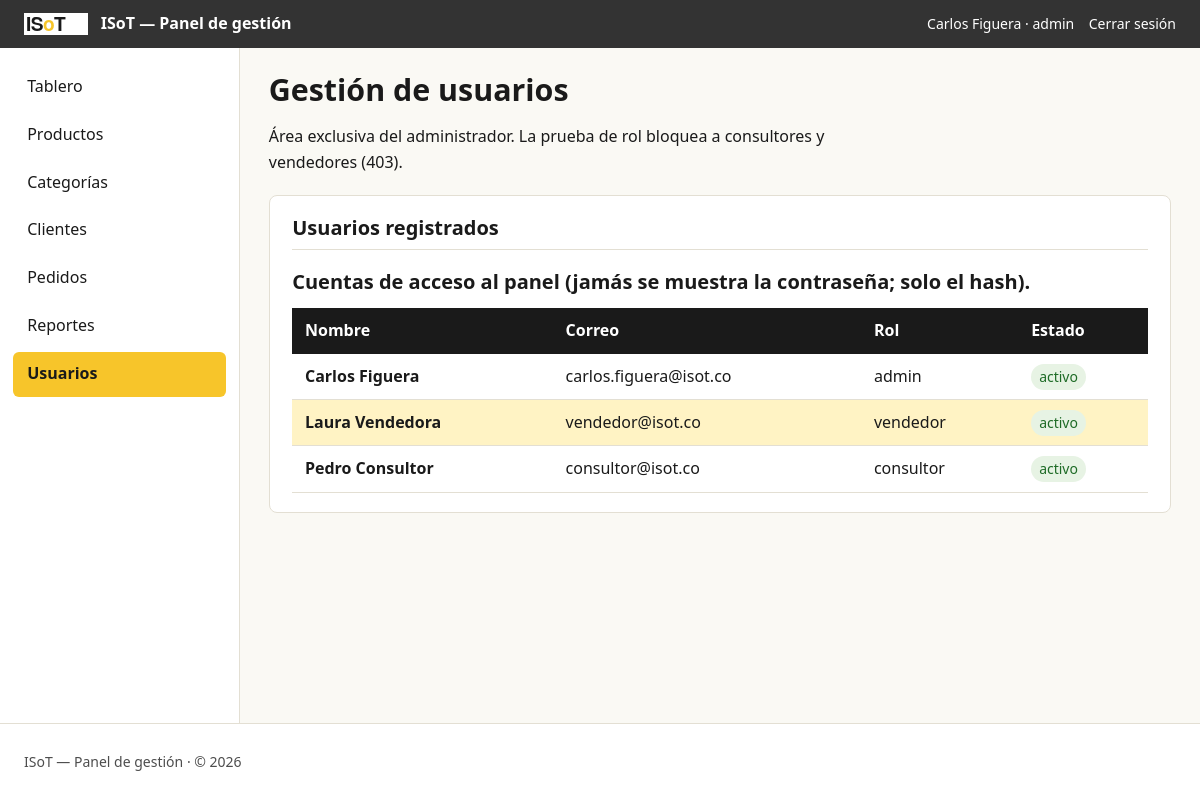
/usuarios.php (signed in), run on the app's committed database.
### tables this page shows
CREATE TABLE usuarios (
    id             INT UNSIGNED PRIMARY KEY AUTO_INCREMENT,
    nombre         VARCHAR(120) NOT NULL,
    correo         VARCHAR(120) NOT NULL UNIQUE,
    clave_hash     VARCHAR(255) NOT NULL,
    rol            ENUM('admin', 'vendedor', 'consultor') NOT NULL DEFAULT 'consultor',
    activo         TINYINT(1) NOT NULL DEFAULT 1,
    bloqueado_hasta DATETIME NULL,
    creado_en      DATETIME NOT NULL DEFAULT CURRENT_TIMESTAMP,
    INDEX idx_usuarios_correo (correo)
);

### app/seguridad/sesion.php (called while the page is built, shortened)
<?php
function usuarioActual(): ?array
{
    return isset($_SESSION['usuario']) && is_array($_SESSION['usuario'])
        ? $_SESSION['usuario']
        : null;
}

### app/seguridad/guardia.php (called while the page is built, shortened)
<?php
require_once __DIR__ . '/sesion.php';
$usuario = usuarioActual();

### usuarios.php (the view, shortened to what this page needs)
<?php
require_once __DIR__ . '/app/seguridad/guardia.php';
$usuarios = [];
try {
    $pdo = Conexion::obtener();
    $usuarios = $pdo->query(
        "SELECT id, nombre, correo, rol, activo, bloqueado_hasta FROM usuarios ORDER BY id"
    )->fetchAll();
} catch (PDOException $e) {
    $usuarios = [];
}
?>
<!DOCTYPE html>
<html lang="es">
<head>
    <link rel="stylesheet" href="<?= BASE_URL ?>css/tokens.css">
    <link rel="stylesheet" href="<?= BASE_URL ?>css/estilos.css">
</head>
<body class="panel">
    <?php require __DIR__ . '/app/vistas/parciales/cabecera.php'; ?>
    <?php require __DIR__ . '/app/vistas/parciales/menu.php'; ?>
    <main class="contenido">
        <h1>Gestión de usuarios</h1>
        <p>Área exclusiva del administrador. La prueba de rol bloquea a consultores y vendedores (403).</p>
        <section class="listado">
            <h2>Usuarios registrados</h2>
            <table id="tabla-usuarios">
                <caption>Cuentas de acceso al panel (jamás se muestra la contraseña; solo el hash).</caption>
                <thead>
                    <tr>
                        <th scope="col">Nombre</th>
                        <th scope="col">Correo</th>
                        <th scope="col">Rol</th>
                        <th scope="col">Estado</th>
                    </tr>
                </thead>
                <tbody>
                    <?php foreach ($usuarios as $u): ?>
                        <tr>
                            <th scope="row"><?= htmlspecialchars($u['nombre'], ENT_QUOTES, 'UTF-8') ?></th>
                            <td><?= htmlspecialchars($u['correo'], ENT_QUOTES, 'UTF-8') ?></td>
                            <td><?= htmlspecialchars($u['rol'], ENT_QUOTES, 'UTF-8') ?></td>
                            <td>
                                <?php if ((int) $u['activo'] === 0): ?>
                                    <span class="etiqueta-estado estado-error">inactivo</span>
                                <?php elseif ($u['bloqueado_hasta'] !== null && $u['bloqueado_hasta'] > date('Y-m-d H:i:s')): ?>
                                    <span class="etiqueta-estado estado-error">bloqueado</span>
                                <?php else: ?>
                                    <span class="etiqueta-estado estado-ok">activo</span>
                                <?php endif; ?>
                            </td>
                        </tr>
                    <?php endforeach; ?>
                </tbody>
            </table>
        </section>
    </main>
    <?php require __DIR__ . '/app/vistas/parciales/pie.php'; ?>
</body>
</html>

### app/vistas/parciales/cabecera.php (shortened to what this page needs)
<header class="encabezado barra">
    <div class="encabezado-marca">
        <img src="<?= BASE_URL ?>assets/img/logo.svg" alt="Logo de ISoT" width="64">
        <p class="nombre-sitio"><?= NOMBRE_SITIO ?></p>
    </div>
    <div class="usuario">
        <span><?= htmlspecialchars($usuario['nombre'], ENT_QUOTES, 'UTF-8') ?> · <?= htmlspecialchars($usuario['rol'], ENT_QUOTES, 'UTF-8') ?></span>
        <a href="<?= BASE_URL ?>salir.php">Cerrar sesión</a>
    </div>
</header>

### css/tokens.css (style rules this page uses)
:root { --superficie: #FAF9F4; --superficie-alta: #FFFFFF; --borde: #E3DFD3; --superficie-oscura: #333333; --color-marca: #1A1A1A; --color-marca-sua: #FFF3C4; --color-accion: #F7C52A; --color-accion-oscura: #DFAB00; --color-accion-texto: #1A1A1A; --color-acento: #7A5400; --texto: #1A1A1A; --texto-tenue: #4D4D4D; --exito: #1E6B26; --advertencia: #945200; --error: #B3261E; --error-oscura: #8F1D18; --info: #15506B; --fondo-modal: rgba(26, 26, 26, 0.5); --exito-sua: #E7F3E4; --advertencia-sua: #FBEFDF; --error-sua: #F9E4E2; --info-sua: #E3EEF3; }

### css/estilos.css (style rules this page uses)
*, *::before, *::after { box-sizing: border-box; }
:root { --t-1: 0.875rem; --t-2: 1rem; --t-3: 1.25rem; --t-4: 1.5rem; --t-5: 1.9rem; }
html { font-size: 16px; }
body { margin: 0; font-family: system-ui, "Segoe UI", Roboto, sans-serif; font-size: var(--t-2); line-height: 1.6; color: var(--texto); background: var(--superficie); }
h1 { font-size: var(--t-5); line-height: 1.2; margin: 0 0 0.5rem; }
h2 { font-size: var(--t-4); line-height: 1.3; margin: 1.2rem 0 0.5rem; }
img { max-width: 100%; height: auto; }
p { max-width: 70ch; }
a { color: var(--color-acento); }
.encabezado { display: flex; align-items: center; justify-content: space-between; gap: 1rem; padding: 0.7rem 1.5rem; background: var(--superficie-oscura); color: var(--superficie-alta); }
.encabezado-marca { display: flex; align-items: center; gap: 0.8rem; }
.nombre-sitio { margin: 0; font-weight: 600; }
.encabezado .usuario { display: flex; align-items: center; gap: 0.9rem; font-size: var(--t-1); }
.encabezado .usuario a { color: var(--superficie-alta); text-decoration: none; font-weight: 500; }
.panel { display: grid; grid-template-columns: 1fr; grid-template-rows: auto 1fr auto; grid-template-areas: "barra" "contenido" "pie"; min-height: 100vh; min-height: 100svh; }
.panel .barra { grid-area: barra; z-index: 10; }
.panel .contenido { grid-area: contenido; max-width: none; margin: 0; padding: 1.2rem 1rem; }
@media (min-width: 1024px) { .panel { grid-template-columns: 240px 1fr; grid-template-rows: auto minmax(0, 1fr) auto; grid-template-areas: "barra barra" "menu contenido" "pie pie"; height: 100vh; min-height: 0; } }
@media (min-width: 1024px) { .panel .barra { position: sticky; top: 0; z-index: 10; } }
@media (min-width: 1024px) { .panel .contenido { padding: 1.5rem 1.8rem; overflow: auto; } }
main { padding: 1.5rem; max-width: 1100px; margin: 0 auto; }
table { width: 100%; border-collapse: collapse; background: var(--superficie-alta); }
caption { caption-side: top; text-align: left; font-size: var(--t-3); font-weight: 600; margin: 0 0 0.6rem; color: var(--color-marca); }
thead th { background: var(--color-marca); color: var(--superficie-alta); text-align: left; padding: 0.65rem 0.8rem; }
tbody td, tbody th { padding: 0.6rem 0.8rem; border-bottom: 1px solid var(--borde); text-align: left; }
tbody tr:nth-child(even) { background: var(--color-marca-sua); }
.listado, .formulario { background: var(--superficie-alta); border: 1px solid var(--borde); border-radius: 8px; padding: 1.2rem 1.4rem; margin-top: 1.2rem; }
.listado h2, .formulario h2 { font-size: var(--t-3); color: var(--color-marca); margin: 0 0 1rem; padding-bottom: 0.5rem; border-bottom: 1px solid var(--borde); }
.etiqueta-estado { display: inline-block; padding: 0.1rem 0.5rem; border-radius: 999px; font-size: var(--t-1); }
.estado-ok { background: var(--exito-sua); color: var(--exito); }

### data on the page
usuarios: nombre "Carlos Figuera", rol "admin", correo "carlos.figuera@isot.co", activo "activo"
usuarios: nombre "Laura Vendedora", correo "vendedor@isot.co", rol "vendedor", activo "activo"
usuarios: nombre "Pedro Consultor", correo "consultor@isot.co", rol "consultor", activo "activo"

### other printed values
NOMBRE_SITIO "ISoT — Panel de gestión"
$opcion['texto'] "Tablero"
$opcion['texto'] "Productos"
$opcion['texto'] "Categorías"
$opcion['texto'] "Clientes"
$opcion['texto'] "Pedidos"
$opcion['texto'] "Reportes"
$opcion['texto'] "Usuarios"
ANIO_SITIO "2026"
